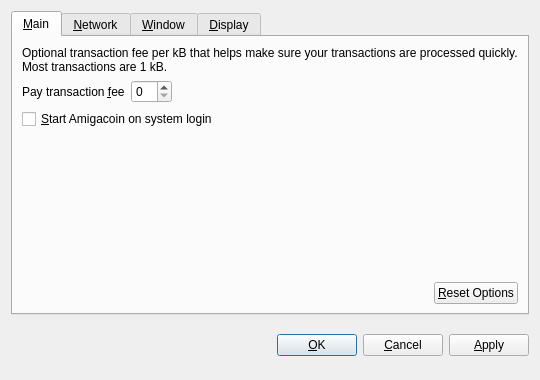
<?xml version="1.0" encoding="UTF-8"?>
<ui version="4.0">
 <class>OptionsDialog</class>
 <widget class="QDialog" name="OptionsDialog">
  <property name="geometry">
   <rect>
    <x>0</x>
    <y>0</y>
    <width>540</width>
    <height>380</height>
   </rect>
  </property>
  <property name="windowTitle">
   <string>Options</string>
  </property>
  <property name="modal">
   <bool>true</bool>
  </property>
  <layout class="QVBoxLayout" name="verticalLayout">
   <item>
    <widget class="QTabWidget" name="tabWidget">
     <property name="tabPosition">
      <enum>QTabWidget::North</enum>
     </property>
     <property name="currentIndex">
      <number>0</number>
     </property>
     <widget class="QWidget" name="tabMain">
      <attribute name="title">
       <string>&amp;Main</string>
      </attribute>
      <layout class="QVBoxLayout" name="verticalLayout_Main">
       <item>
        <widget class="QLabel" name="transactionFeeInfoLabel">
         <property name="text">
          <string>Optional transaction fee per kB that helps make sure your transactions are processed quickly. Most transactions are 1 kB.</string>
         </property>
         <property name="textFormat">
          <enum>Qt::PlainText</enum>
         </property>
         <property name="wordWrap">
          <bool>true</bool>
         </property>
        </widget>
       </item>
       <item>
        <layout class="QHBoxLayout" name="horizontalLayout_1_Main">
         <item>
          <widget class="QLabel" name="transactionFeeLabel">
           <property name="text">
            <string>Pay transaction &amp;fee</string>
           </property>
           <property name="textFormat">
            <enum>Qt::PlainText</enum>
           </property>
           <property name="buddy">
            <cstring>transactionFee</cstring>
           </property>
          </widget>
         </item>
         <item>
          <widget class="BitcoinAmountField" name="transactionFee"/>
         </item>
         <item>
          <spacer name="horizontalSpacer_1_Main">
           <property name="orientation">
            <enum>Qt::Horizontal</enum>
           </property>
           <property name="sizeHint" stdset="0">
            <size>
             <width>40</width>
             <height>20</height>
            </size>
           </property>
          </spacer>
         </item>
        </layout>
       </item>
       <item>
        <widget class="QCheckBox" name="bitcoinAtStartup">
         <property name="toolTip">
          <string>Automatically start Amigacoin after logging in to the system.</string>
         </property>
         <property name="text">
          <string>&amp;Start Amigacoin on system login</string>
         </property>
        </widget>
       </item>
       <item>
        <spacer name="verticalSpacer_Main">
         <property name="orientation">
          <enum>Qt::Vertical</enum>
         </property>
         <property name="sizeHint" stdset="0">
          <size>
           <width>20</width>
           <height>40</height>
          </size>
         </property>
        </spacer>
       </item>
       <item>
        <layout class="QHBoxLayout" name="horizontalLayout_2_Main">
         <item>
          <spacer name="horizontalSpacer_2_Main">
           <property name="orientation">
            <enum>Qt::Horizontal</enum>
           </property>
           <property name="sizeHint" stdset="0">
            <size>
             <width>40</width>
             <height>20</height>
            </size>
           </property>
          </spacer>
         </item>
         <item>
          <widget class="QPushButton" name="resetButton">
           <property name="toolTip">
            <string>Reset all client options to default.</string>
           </property>
           <property name="text">
            <string>&amp;Reset Options</string>
           </property>
           <property name="autoDefault">
            <bool>false</bool>
           </property>
          </widget>
         </item>
        </layout>
       </item>
      </layout>
     </widget>
     <widget class="QWidget" name="tabNetwork">
      <attribute name="title">
       <string>&amp;Network</string>
      </attribute>
      <layout class="QVBoxLayout" name="verticalLayout_Network">
       <item>
        <widget class="QCheckBox" name="mapPortUpnp">
         <property name="toolTip">
          <string>Automatically open the Amigacoin client port on the router. This only works when your router supports UPnP and it is enabled.</string>
         </property>
         <property name="text">
          <string>Map port using &amp;UPnP</string>
         </property>
        </widget>
       </item>
       <item>
        <widget class="QCheckBox" name="connectSocks">
         <property name="toolTip">
          <string>Connect to the Amigacoin network through a SOCKS proxy (e.g. when connecting through Tor).</string>
         </property>
         <property name="text">
          <string>&amp;Connect through SOCKS proxy:</string>
         </property>
        </widget>
       </item>
       <item>
        <layout class="QHBoxLayout" name="horizontalLayout_Network">
         <item>
          <widget class="QLabel" name="proxyIpLabel">
           <property name="text">
            <string>Proxy &amp;IP:</string>
           </property>
           <property name="textFormat">
            <enum>Qt::PlainText</enum>
           </property>
           <property name="buddy">
            <cstring>proxyIp</cstring>
           </property>
          </widget>
         </item>
         <item>
          <widget class="QValidatedLineEdit" name="proxyIp">
           <property name="maximumSize">
            <size>
             <width>140</width>
             <height>16777215</height>
            </size>
           </property>
           <property name="toolTip">
            <string>IP address of the proxy (e.g. 127.0.0.1)</string>
           </property>
          </widget>
         </item>
         <item>
          <widget class="QLabel" name="proxyPortLabel">
           <property name="text">
            <string>&amp;Port:</string>
           </property>
           <property name="textFormat">
            <enum>Qt::PlainText</enum>
           </property>
           <property name="buddy">
            <cstring>proxyPort</cstring>
           </property>
          </widget>
         </item>
         <item>
          <widget class="QLineEdit" name="proxyPort">
           <property name="maximumSize">
            <size>
             <width>55</width>
             <height>16777215</height>
            </size>
           </property>
           <property name="toolTip">
            <string>Port of the proxy (e.g. 9050)</string>
           </property>
          </widget>
         </item>
         <item>
          <widget class="QLabel" name="socksVersionLabel">
           <property name="text">
            <string>SOCKS &amp;Version:</string>
           </property>
           <property name="textFormat">
            <enum>Qt::PlainText</enum>
           </property>
           <property name="buddy">
            <cstring>socksVersion</cstring>
           </property>
          </widget>
         </item>
         <item>
          <widget class="QValueComboBox" name="socksVersion">
           <property name="toolTip">
            <string>SOCKS version of the proxy (e.g. 5)</string>
           </property>
          </widget>
         </item>
         <item>
          <spacer name="horizontalSpacer_Network">
           <property name="orientation">
            <enum>Qt::Horizontal</enum>
           </property>
           <property name="sizeHint" stdset="0">
            <size>
             <width>40</width>
             <height>20</height>
            </size>
           </property>
          </spacer>
         </item>
        </layout>
       </item>
       <item>
        <spacer name="verticalSpacer_Network">
         <property name="orientation">
          <enum>Qt::Vertical</enum>
         </property>
         <property name="sizeHint" stdset="0">
          <size>
           <width>20</width>
           <height>40</height>
          </size>
         </property>
        </spacer>
       </item>
      </layout>
     </widget>
     <widget class="QWidget" name="tabWindow">
      <attribute name="title">
       <string>&amp;Window</string>
      </attribute>
      <layout class="QVBoxLayout" name="verticalLayout_Window">
       <item>
        <widget class="QCheckBox" name="minimizeToTray">
         <property name="toolTip">
          <string>Show only a tray icon after minimizing the window.</string>
         </property>
         <property name="text">
          <string>&amp;Minimize to the tray instead of the taskbar</string>
         </property>
        </widget>
       </item>
       <item>
        <widget class="QCheckBox" name="minimizeOnClose">
         <property name="toolTip">
          <string>Minimize instead of exit the application when the window is closed. When this option is enabled, the application will be closed only after selecting Quit in the menu.</string>
         </property>
         <property name="text">
          <string>M&amp;inimize on close</string>
         </property>
        </widget>
       </item>
       <item>
        <spacer name="verticalSpacer_Window">
         <property name="orientation">
          <enum>Qt::Vertical</enum>
         </property>
         <property name="sizeHint" stdset="0">
          <size>
           <width>20</width>
           <height>40</height>
          </size>
         </property>
        </spacer>
       </item>
      </layout>
     </widget>
     <widget class="QWidget" name="tabDisplay">
      <attribute name="title">
       <string>&amp;Display</string>
      </attribute>
      <layout class="QVBoxLayout" name="verticalLayout_Display">
       <item>
        <layout class="QHBoxLayout" name="horizontalLayout_1_Display">
         <item>
          <widget class="QLabel" name="langLabel">
           <property name="text">
            <string>User Interface &amp;language:</string>
           </property>
           <property name="textFormat">
            <enum>Qt::PlainText</enum>
           </property>
           <property name="buddy">
            <cstring>lang</cstring>
           </property>
          </widget>
         </item>
         <item>
          <widget class="QValueComboBox" name="lang">
           <property name="toolTip">
            <string>The user interface language can be set here. This setting will take effect after restarting Amigacoin.</string>
           </property>
          </widget>
         </item>
        </layout>
       </item>
       <item>
        <layout class="QHBoxLayout" name="horizontalLayout_2_Display">
         <item>
          <widget class="QLabel" name="unitLabel">
           <property name="text">
            <string>&amp;Unit to show amounts in:</string>
           </property>
           <property name="textFormat">
            <enum>Qt::PlainText</enum>
           </property>
           <property name="buddy">
            <cstring>unit</cstring>
           </property>
          </widget>
         </item>
         <item>
          <widget class="QValueComboBox" name="unit">
           <property name="toolTip">
            <string>Choose the default subdivision unit to show in the interface and when sending coins.</string>
           </property>
          </widget>
         </item>
        </layout>
       </item>
       <item>
        <widget class="QCheckBox" name="displayAddresses">
         <property name="toolTip">
          <string>Whether to show Amigacoin addresses in the transaction list or not.</string>
         </property>
         <property name="text">
          <string>&amp;Display addresses in transaction list</string>
         </property>
        </widget>
       </item>
       <item>
        <widget class="QCheckBox" name="coinControlFeatures">
         <property name="toolTip">
          <string>Whether to show coin control features or not.</string>
         </property>
         <property name="text">
          <string>Display coin &amp;control features (experts only!)</string>
         </property>
        </widget>
       </item>
       <item>
        <spacer name="verticalSpacer_Display">
         <property name="orientation">
          <enum>Qt::Vertical</enum>
         </property>
         <property name="sizeHint" stdset="0">
          <size>
           <width>20</width>
           <height>40</height>
          </size>
         </property>
        </spacer>
       </item>
      </layout>
     </widget>
    </widget>
   </item>
   <item>
    <layout class="QHBoxLayout" name="horizontalLayout_Buttons">
     <item>
      <spacer name="horizontalSpacer_1">
       <property name="orientation">
        <enum>Qt::Horizontal</enum>
       </property>
       <property name="sizeHint" stdset="0">
        <size>
         <width>40</width>
         <height>48</height>
        </size>
       </property>
      </spacer>
     </item>
     <item>
      <widget class="QLabel" name="statusLabel">
       <property name="font">
        <font>
         <weight>75</weight>
         <bold>true</bold>
        </font>
       </property>
       <property name="text">
        <string/>
       </property>
       <property name="textFormat">
        <enum>Qt::PlainText</enum>
       </property>
       <property name="wordWrap">
        <bool>true</bool>
       </property>
      </widget>
     </item>
     <item>
      <spacer name="horizontalSpacer_2">
       <property name="orientation">
        <enum>Qt::Horizontal</enum>
       </property>
       <property name="sizeHint" stdset="0">
        <size>
         <width>40</width>
         <height>48</height>
        </size>
       </property>
      </spacer>
     </item>
     <item>
      <widget class="QPushButton" name="okButton">
       <property name="text">
        <string>&amp;OK</string>
       </property>
      </widget>
     </item>
     <item>
      <widget class="QPushButton" name="cancelButton">
       <property name="text">
        <string>&amp;Cancel</string>
       </property>
       <property name="autoDefault">
        <bool>false</bool>
       </property>
      </widget>
     </item>
     <item>
      <widget class="QPushButton" name="applyButton">
       <property name="text">
        <string>&amp;Apply</string>
       </property>
       <property name="autoDefault">
        <bool>false</bool>
       </property>
      </widget>
     </item>
    </layout>
   </item>
  </layout>
 </widget>
 <customwidgets>
  <customwidget>
   <class>BitcoinAmountField</class>
   <extends>QSpinBox</extends>
   <header>bitcoinamountfield.h</header>
  </customwidget>
  <customwidget>
   <class>QValueComboBox</class>
   <extends>QComboBox</extends>
   <header>qvaluecombobox.h</header>
  </customwidget>
  <customwidget>
   <class>QValidatedLineEdit</class>
   <extends>QLineEdit</extends>
   <header>qvalidatedlineedit.h</header>
  </customwidget>
 </customwidgets>
 <resources/>
 <connections/>
</ui>
